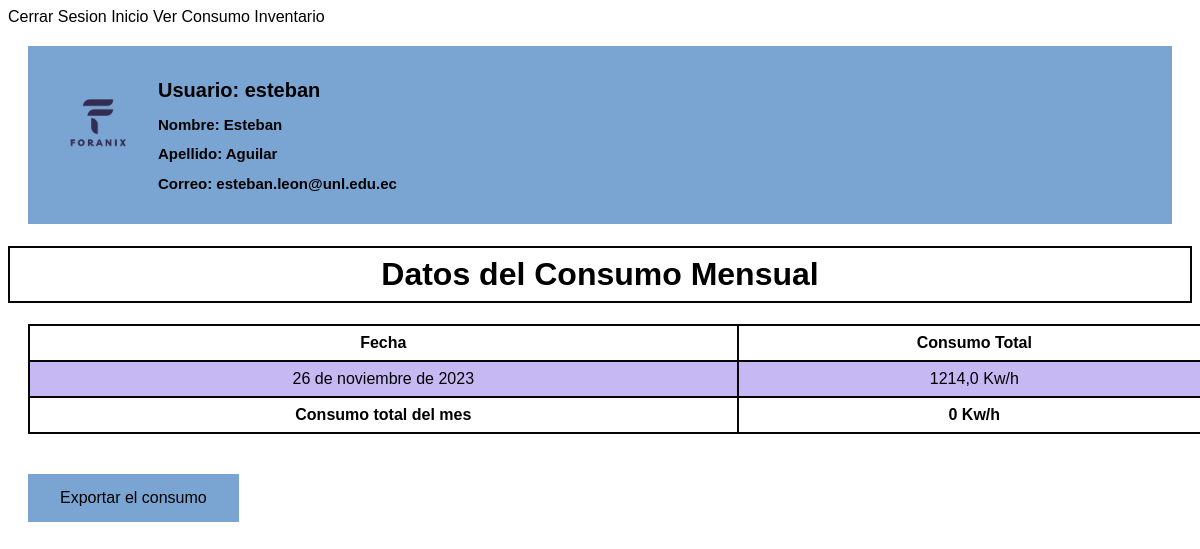
Page /paginaUsuario/inventario/informe/ (signed in) on the earlier database version.
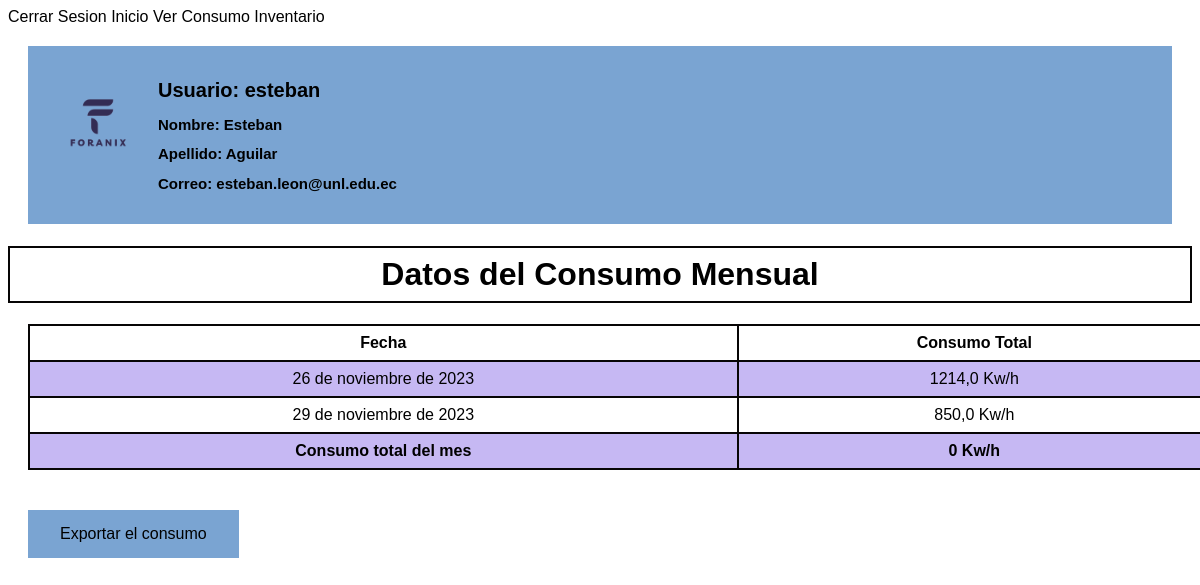
Same page on the later database version.
### energy/models.py (models this page shows, shortened)
class ConsumoDiarioMensual(models.Model):
    user = models.ForeignKey(User, on_delete=models.CASCADE)
    inventario = models.ForeignKey(Inventario, on_delete=models.SET_NULL, null=True)
    dia = models.DateField(auto_now_add=True)  # Cambiado a auto_now_add para obtener la fecha actual en la creación del objeto
    consumoTotal = models.FloatField(default=0)  # Valor predeterminado actualizado a 0
    consumoTotalMensual = models.FloatField(default=0)

### energy/views.py (the view)
# urls.py: path('paginaUsuario/inventario/informe/', informe, name="informe"),
def informe(request):
    if request.user.is_authenticated:
        consumoDiarioDelMes = ConsumoDiarioMensual.objects.filter(user=request.user)
        totalMensual = calcularConsumoTotalMensual(request.user)
        return render(request, 'energy/home/informe.html', {
            'consumoDiario': consumoDiarioDelMes,
            'user': request.user,
            'consumoTotalMensual': totalMensual
        })
    return render(request, 'energy/home/informe.html')

### energy/calculadora.py (called while the page is built)
def calcularConsumoTotalMensual(user):
    mesActual = datetime.now().month
    consumoMensual = ConsumoDiarioMensual.objects.filter(user=user, dia__month=mesActual).aggregate(Sum('consumoTotal'))['consumoTotal__sum'] or 0
    return consumoMensual

### energy/templates/energy/home/informe.html (shortened to what this page needs)
<!DOCTYPE html>
<html lang="en">
<head>
    {% load static %}
</head>
<body>
    <a href="{% url 'cerrarSesion' %}">Cerrar Sesion</a>
    <a href="{% url 'paginaUsuario' %}">Inicio</a>
    <a href="{% url 'proyecciones' %}">Ver Consumo</a>
    <a href="{% url 'inventario' %}">Inventario</a>
    <div class="datosUsuario">
        <img src="{% static 'energy/img/FORANIX-sinFondo2.png' %}" alt="Logo">
        <h1>Usuario: {{user.username}}</h1>
        <h2>Nombre: {{user.first_name}}</h2>
        <h2>Apellido: {{user.last_name}}</h2>
        <h2>Correo: {{user.email}}</h2>
    </div>
    <table>
        <h1 class="datosConsumo">Datos del Consumo Mensual</h1>
        <tr>
            <th>Fecha</th>
            <th>Consumo Total</th>
        </tr>
        {% for consumo in consumoDiario %}
            <tr>
                <td>{{ consumo.dia }}</td>
                <td>{{ consumo.consumoTotal }} Kw/h</td>
            </tr>
        {% endfor %}
            <th>Consumo total del mes</th>
            <th>{{ consumoTotalMensual }} Kw/h</th>
    </table>
        <button><a href="{% url 'imprimirPDF' %}">Exportar el consumo</a></button>
</body>
</html>

Differences in the rows shown:
added ConsumoDiarioMensual: dia "29 de noviembre de 2023", consumoTotal "850,0"
